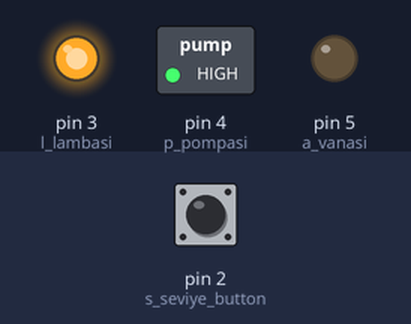
Recording of a sketch running on a simulated Arduino Uno, built with avr-gcc and run on an emulated ATmega328P. Shown: switched loads named in the sketch (green lamp = pin HIGH), output pins drawn as LEDs (lit = HIGH). The inputs (shaded band) are chosen by the test bench; at power-on: pin 2 (s_seviye_button) LOW.

Above: at 1.2 s.
1.3 s: pin 2 (s_seviye_button) pulled HIGH for 3.2 s
At 4.9 s:
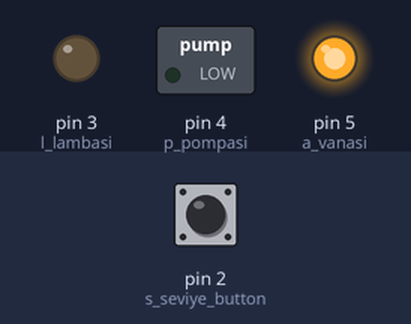
At 8.5 s:
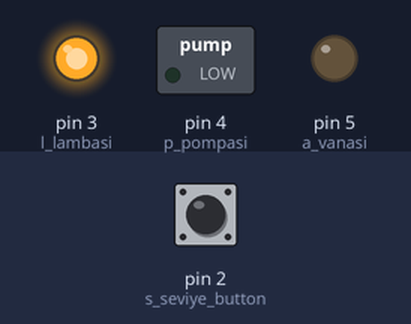
Timing chart, 0 to 18.8 s (numbered marks = the images above; inputs shaded):
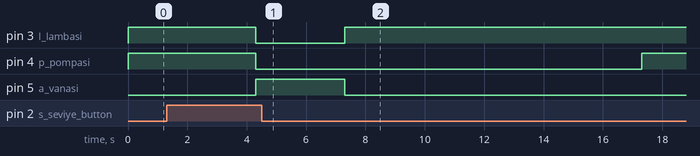

The sketch:

su_pompasi_kumandasi.ino
```cpp
int s_seviye_button = 2;
int l_lambasi = 3, p_pompasi = 4, a_vanasi = 5;

// 1 VE 2 NOLU SATIR = GEREKLİ PİNLERİN TANIMLAMASINI YAPTIK.

bool su_seviyesi_yukseldi = false, sure_yakala = true;

// 6 NOLU SATIR = GEREKLİ ŞARTLARI SAĞLAMAK İÇİN BOOL DEĞER ATADIK.

float suanki_sure = 0, ilk_sure = 0;

// 10 NOLU SATIR = DALGALANMAYI ÖNLEMEK İÇİN BUTUNO NE KADAR SÜREDİR
// BASILDIĞINI ANLAMAK İÇİN KULLANILACAK.

int durum = 0;

// 15 NOLU SATIR = SEVİYESİNİ TEMSİL ETMESİ İÇİN ATANAN BUTONUN
// DURUMUNU KONTROL ETMEK İÇİN EKLENDİ.

void setup()
{
  // BUTONUMUZ GİRİŞ VE LEDLERİMİZ ÇIKIŞ PİNİ OLARAK ATANDI.
  pinMode(s_seviye_button, INPUT);

  pinMode(l_lambasi, OUTPUT);
  pinMode(p_pompasi, OUTPUT);
  pinMode(a_vanasi, OUTPUT);
}

void loop()
{
  // SU SEVİYESİ KONTROLÜ BAŞLATILDI.
  su_seviyesi_kontrol();

}

void su_seviyesi_kontrol()
{
  durum = digitalRead(s_seviye_button); //BUTON DURUMU KONTROL EDİLDİ.

  if(durum == 1)//BUTON BASILI İSE SU SEVİYESİ YÜKSELMİŞTİR.
  {
    dalgalanma_kontrolu(); //DALGALANMA KONTROLÜ FONKSİYONU BAŞLATILDI.
  }
  else
  {
    digitalWrite(l_lambasi, HIGH);
    digitalWrite(p_pompasi, HIGH);
    digitalWrite(a_vanasi, LOW);
  }
}

void dalgalanma_kontrolu()
{
  while(true) //BUTON DURUMU KONTROLÜ İÇİN BİR DÖNGÜYE GİRİLDİ.
  {
    suanki_sure = millis(); //O AN Kİ SÜRE VERİSİ SAYISAL OLARAK NOT ALINDI.

    if(sure_yakala == true)
    {
      ilk_sure = suanki_sure; //BUTONA BASILAN İLK SÜRE KAYDEDİLDİ.
      sure_yakala = false;
    }
    else if(sure_yakala == false && suanki_sure-ilk_sure > 3000)
    {
      //3 SANİYE SONRADA HALA SU SEVİYESİ YÜKSEK İSE BU BİR DALGALANMA DEĞİLDİR.

      sure_yakala = true;

      durum = digitalRead(s_seviye_button); //BUTONU TEKRAR KONROL EDİYORUZ.
      if(durum == 1) //BUTONA BASILI İSE SU SEVİYESİ HALA YÜKSEKTİR VE BU BİR DALGALANMA DEĞİLDİR.
      {
        //SU SEVİYESİNİN YÜKSEK OLDUĞU DURUM İÇİN GEREKLİ İŞLEMLER YAPILIR.
        su_seviyesi_yukseldi = true;

        digitalWrite(l_lambasi, LOW);
        digitalWrite(p_pompasi, LOW);
        digitalWrite(a_vanasi, HIGH);
      }
      else if(durum == 0 && su_seviyesi_yukseldi == true)
      {
        //SU SEVİYESİNİN YÜKSEKKEN DÜŞÜŞE GEÇİŞ YAPTIĞI DURUM İÇİN GEREKLİ İŞLEMLER YAPILIR.

        su_seviyesi_yukseldi = false;

        digitalWrite(l_lambasi, HIGH);
        digitalWrite(a_vanasi, LOW);
        delay(10000);
        digitalWrite(p_pompasi, HIGH);

      }
      else if(su_seviyesi_yukseldi == false)
      {
        //SU SEVİYESİNİN İLK BAŞTAKİ DÜŞÜK OLMA DURUMUNDA BURADA Kİ İŞLEMLER YAPILIR.

        su_seviyesi_yukseldi = false;

        digitalWrite(l_lambasi, HIGH);
        digitalWrite(p_pompasi, HIGH);
        digitalWrite(a_vanasi, LOW);
      }

      break;
    }
  }
}
```

Measured:
- after the input at 1.3 s, pin 3 (l_lambasi): HIGH → LOW after 3.0 s, → HIGH 3.0 s later; pin 4 (p_pompasi): HIGH → LOW after 3.0 s, → HIGH 13.0 s later; pin 5 (a_vanasi): LOW → HIGH after 3.0 s, → LOW 3.0 s later
